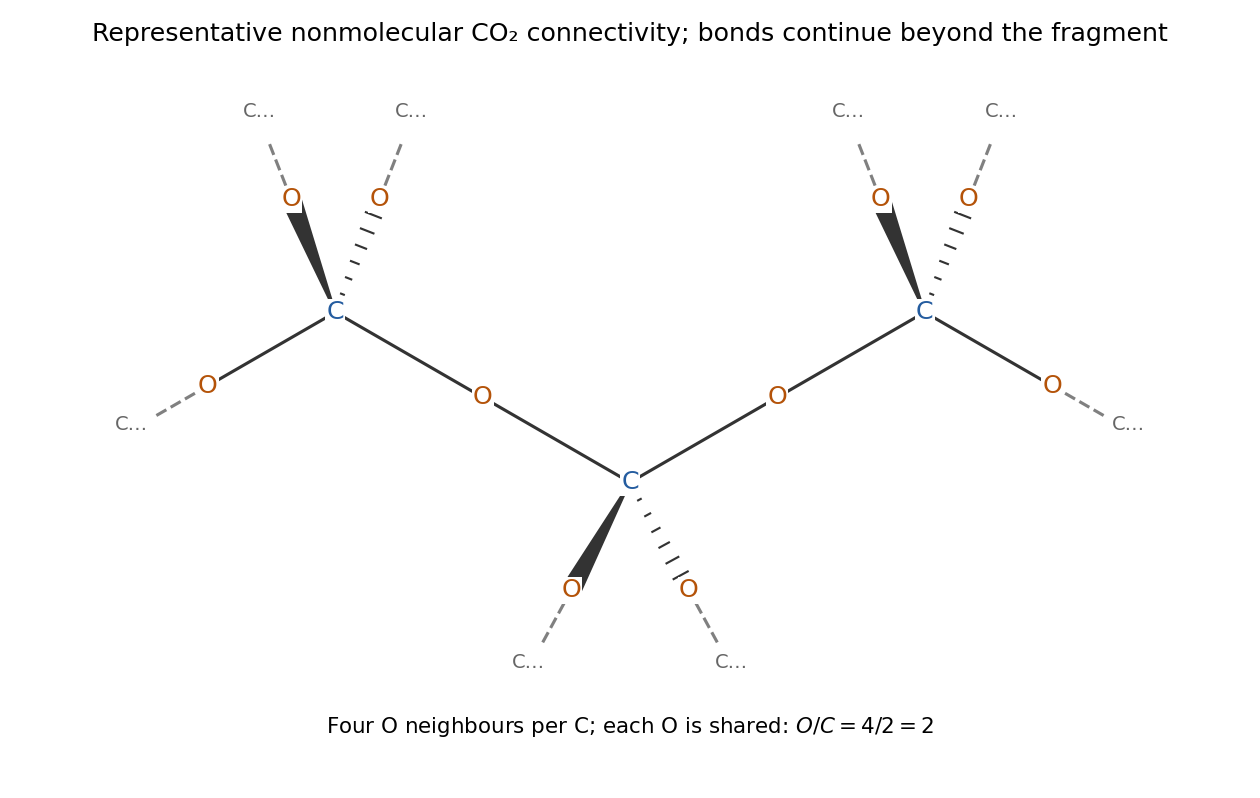

Write the Python code that produced this figure.
"""Original solution diagram; writes its PNG basename to the current directory."""
from pathlib import Path
import sys
for ancestor in Path(__file__).resolve().parents:
    if (ancestor/'tools'/'chemistry_diagram.py').exists():
        sys.path.insert(0,str(ancestor/'tools'));break
import matplotlib
matplotlib.use('Agg')
import matplotlib.pyplot as plt
import numpy as np
from matplotlib.patches import Circle, Ellipse, FancyArrowPatch, PathPatch
from matplotlib.path import Path as MplPath
from chemistry_diagram import bond, atom, curly, wedge, finish, save, BLUE, ORANGE

fig,ax=plt.subplots(figsize=(9,5.7),facecolor='white')
centres=[np.array([0.,0.]),np.array([3.,1.732]),np.array([-3.,1.732])]
shared=[np.array([1.5,.866]),np.array([-1.5,.866])]
for pos in shared:
 for C in [centres[0],centres[1] if pos[0]>0 else centres[2]]:bond(ax,C,pos)
 atom(ax,pos,'O',color=ORANGE)
for j,C in enumerate(centres):
 ends=[C+np.array([-.6,-1.1]),C+np.array([.6,-1.1])] if j==0 else [C+np.array([-.45,1.15]),C+np.array([.45,1.15]),C+np.array([1.3 if j==1 else -1.3,-.75])]
 for i,O in enumerate(ends):
  if i==0:wedge(ax,C,O,True)
  elif i==1:wedge(ax,C,O,False)
  else:bond(ax,C,O)
  atom(ax,O,'O',color=ORANGE);direction=(O-C)/np.linalg.norm(O-C);bond(ax,O+.15*direction,O+.65*direction,style='dashed',color='.5');ax.text(*(O+.9*direction),'C…',fontsize=10,color='.4',ha='center')
 atom(ax,C,'C',color=BLUE)
ax.text(0,-2.55,r'Four O neighbours per C; each O is shared: $O/C=4/2=2$',ha='center',fontsize=11)
finish(ax,(-5.6,5.6),(-3.0,4.3),'Representative nonmolecular CO₂ connectivity; bonds continue beyond the fragment')

fig.tight_layout();save(fig,'paper-1-carbonia-network.png')
